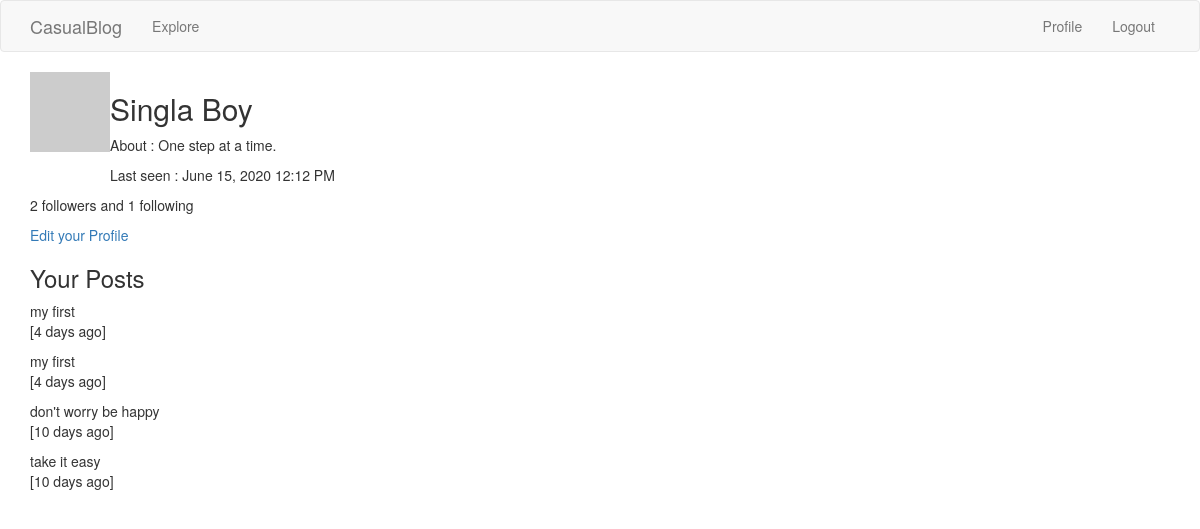
/user/Singla Boy (signed in), run on an earlier commit of the app's database.
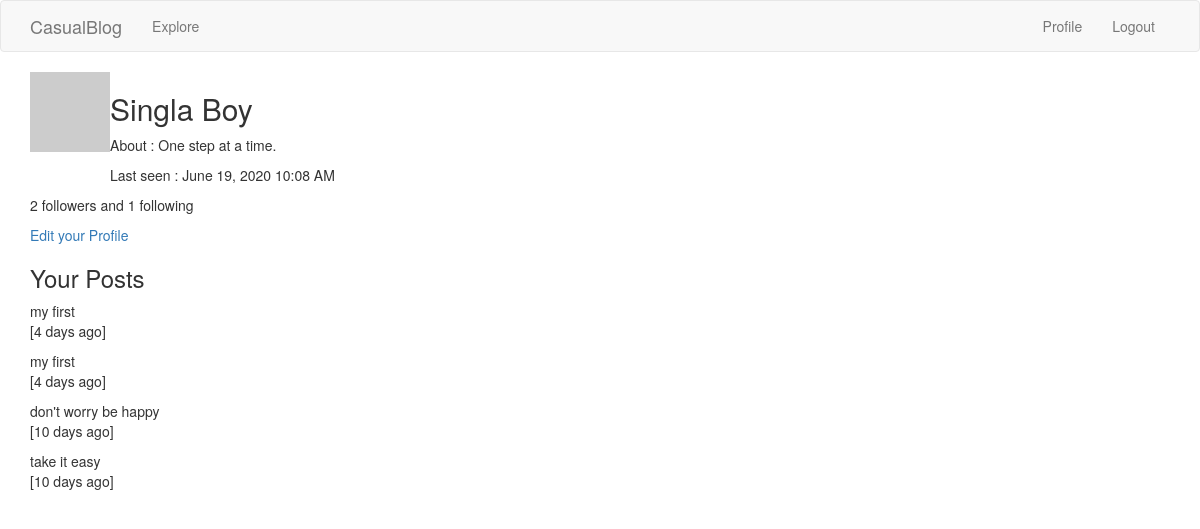
And on a later commit of the database.
### app/models.py (models this page shows, shortened)
class User(UserMixin, db.Model):
	id = db.Column(db.Integer, primary_key = True)
	username = db.Column(db.String(32), index = True, unique = True)
	email = db.Column(db.String(64), unique=True)
	password_hash = db.Column(db.String(128))
	about_me = db.Column(db.String(256))
	last_seen = db.Column(db.DateTime, default=datetime.utcnow)
	blogs = db.relationship('Blog', backref='author', lazy='dynamic')
	followed = db.relationship(
				'User', secondary=followers,
				 primaryjoin=(followers.c.follower_id == id),
				 secondaryjoin=(followers.c.followed_id == id),
				 backref=db.backref('followers', lazy='dynamic'),
				 lazy='dynamic')
	def avatar(self, size):
		digest = md5(self.email.lower().encode('utf-8')).hexdigest()
		return 'https://www.gravatar.com/avatar/{}?d=identicon&s={}'.format(digest, size)

class Blog(db.Model):
	id = db.Column(db.Integer, primary_key = True)
	title = db.Column(db.String(128), unique=True)
	time_stamp = db.Column(db.DateTime, index=True, default=datetime.utcnow)
	body = db.Column(db.String(512))
	user_id = db.Column(db.Integer, db.ForeignKey('user.id'))
	language = db.Column(db.String(5))

### app/routes.py (the view)
@app.route('/user/<username>')
@login_required
def user(username):
		user = User.query.filter_by(username=username).first_or_404()
		page = request.args.get('page',1,type=int)
		posts = user.blogs.order_by(Blog.time_stamp.desc())\
				.paginate(page, app.config['POST_PER_PAGE'], False)
		next_url = url_for('user', username=user.username, page=posts.next_num)\
					if posts.has_next else None
		prev_url = url_for('user', username=user.username, page=posts.prev_num)\
					if posts.has_prev else None
		form = FollowForm()
		return render_template('user.html', posts=posts.items, user=user,\
					form=form, next_url=next_url, prev_url=prev_url)

### app/models.py (called while the page is built)
@login.user_loader
def load_user(id):
	return User.query.get(int(id))

### app/routes.py (called while the page is built)
@app.before_request
def before_request():
	if current_user.is_authenticated:
		current_user.last_seen = datetime.utcnow()
		db.session.commit()

### app/templates/user.html (shortened to what this page needs)
{% extends "base.html" %}
{%block app_content%}
	<table>
		<tr valign='top'>
			<td><img src = {{ user.avatar(50) }}, padding: 20px /></td>
			<td>
			<h2>{{user.username.title()}}</h2>
			{% if user.about_me %}
			<p>About : {{user.about_me}}</p>
			{% endif %}
			{% if user.last_seen %}
			<p>Last seen : {{moment(user.last_seen).format('LLL')}}</p>
			{% endif %}
			</td>
		</tr>
	</table>
	<p>{{user.followers.count()}} followers and {{user.followed.count()}} following </p>
	{%if user==current_user %}
	<p><a href="{{url_for('edit_profile')}}">Edit your Profile</a></p>
	{%endif%}
	<div>
	{% if current_user == user%}
	<h3>Your Posts</h3>
	{%else%}
	<h3>Posts by {{user.username.title()}}</h3>
	{%endif%}
	{% for post in posts %}
		<p>{{post.body}}<br>
		   [{{moment(post.time_stamp).fromNow()}}]
		</p>
	{% endfor %}
{%endblock%}

### app/templates/base.html (shortened to what this page needs)
{% extends 'bootstrap/base.html' %}
{% block navbar %}
    <nav class="navbar navbar-default">
        <div class="container">
            <div class="navbar-header">
                <a class="navbar-brand" href="{{ url_for('index') }}">CasualBlog</a>
            </div>
            <div class="collapse navbar-collapse" id="bs-example-navbar-collapse-1">
                <ul class="nav navbar-nav">
                    <li><a href="{{ url_for('explore') }}">Explore</a></li>
                </ul>
                <ul class="nav navbar-nav navbar-right">
                    {% if current_user.is_anonymous %}
                    <li><a href="{{ url_for('login') }}">Login</a></li>
					<li><a href="{{ url_for('register')}}">Register</a></li>
                    {% else %}
                    <li><a href="{{ url_for('user', username=current_user.username) }}">Profile</a></li>
                    <li><a href="{{ url_for('logout') }}">Logout</a></li>
                    {% endif %}
                </ul>
            </div>
        </div>
    </nav>
{% endblock %}
{% block content %}
    <div class="container">
        {% block app_content %}{% endblock %}
    </div>
{% endblock %}

What changed in the data, as far as the page shows it:
changed User "Singla Boy": last_seen "June 15, 2020 12:12 PM" → "June 19, 2020 10:08 AM"
